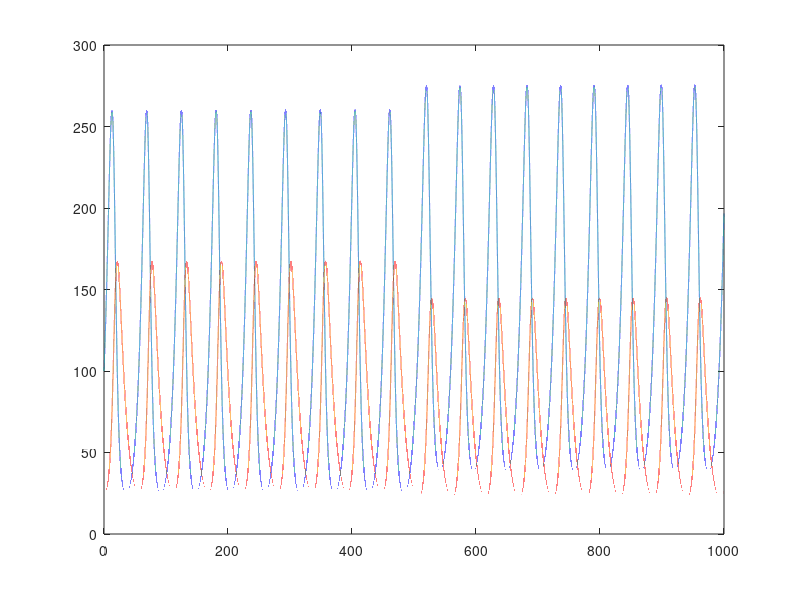
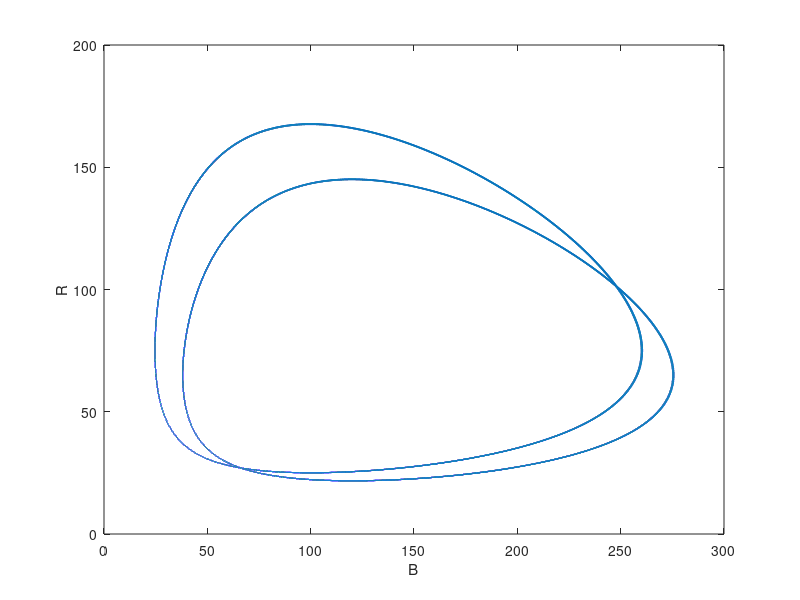

Recreate these plots in MATLAB, in order.
function predatorprey(alpha, beta, gamma, delta, B0, R0)

    if nargin==0
        alpha = 0.15;
        beta  = 0.002;
        gamma = 0.1;
        delta = 0.001;
        B0    = 100;
        R0    = 25.1;
    end
    
    tStep = 0.001;
    tMax = 1000;
    
    b = B0;
    r = R0;
    e1 = 0;
    e2 = 0;
    
    bProgress = zeros(tMax/tStep+1,1);
    rProgress = zeros(tMax/tStep+1,1);
    i = 1;
    
    for t=0:tStep:tMax
        
        if t==(tMax/2)
            e1 = 0.02;
            e2 = 0.02;
        end
        
        b_ = alpha * b - beta*b*r - e1 * b;
        r_ = -gamma*r + delta*b*r - e2 * r;
        
        b = b+b_*tStep;
        r = r+r_*tStep;
        
        bProgress(i) = b;
        rProgress(i) = r;
        i = i+1;
        
    end
    
    title ('of bunnies and foxes');
    plot(0:tStep:tMax, [bProgress, rProgress]);
    figure
    title ('of bunnies and foxes');
    plot(bProgress, rProgress);
    xlabel('B');
    ylabel('R');
    %hold on
    %xlabel('t');
    %legend('B', 'R');

end

